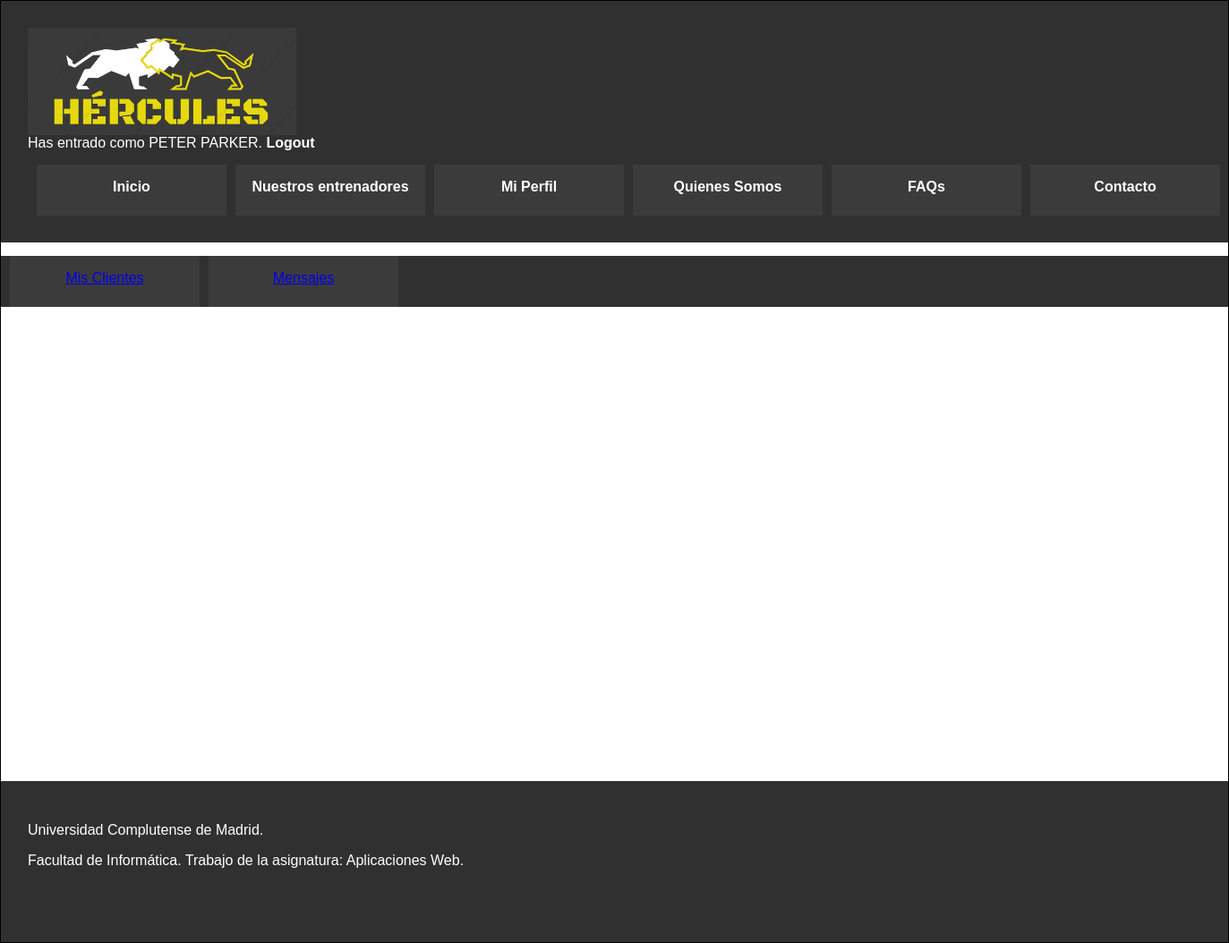
Page /miPerfilBuzon.php (signed in) on the earlier database version.
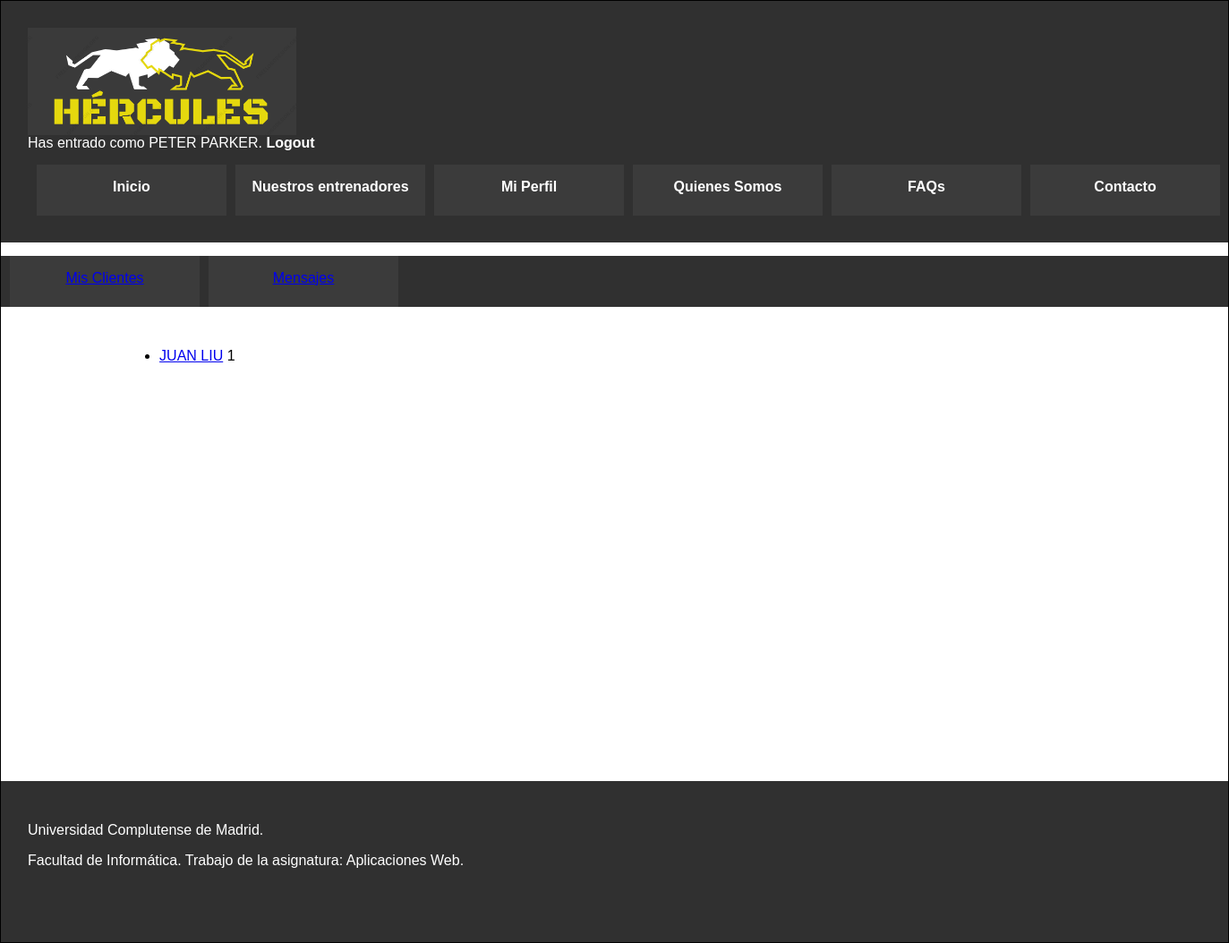
Same page on the later database version.
### tables this page shows
CREATE TABLE `mensajes` (
  `id` int(11) NOT NULL,
  `emisor` varchar(10) NOT NULL,
  `receptor` varchar(10) NOT NULL,
  `texto` text NOT NULL,
  `fecha` timestamp NOT NULL DEFAULT current_timestamp(),
  `del_1` varchar(10) NOT NULL DEFAULT '0',
  `del_2` varchar(10) NOT NULL DEFAULT '0',
  `visto` tinyint(1) NOT NULL DEFAULT 0
);

CREATE TABLE `usuario` (
  `nif` varchar(10) NOT NULL,
  `nombre` varchar(30) NOT NULL,
  `contrasenna` varchar(255) NOT NULL,
  `foto` varchar(30) DEFAULT NULL,
  `email` varchar(30) NOT NULL,
  `sexo` varchar(6) DEFAULT NULL,
  `fechaNac` date DEFAULT NULL,
  `telefono` varchar(15) DEFAULT NULL,
  `ubicacion` varchar(50) DEFAULT NULL,
  `peso` decimal(5,0) DEFAULT NULL,
  `altura` decimal(5,0) DEFAULT NULL,
  `preferencias` varchar(50) DEFAULT NULL,
  `tipoUsuario` tinyint(1) NOT NULL DEFAULT 0,
  `titulacion` varchar(30) DEFAULT NULL,
  `especialidad` varchar(50) DEFAULT NULL,
  `experiencia` varchar(30) DEFAULT NULL
);

### includes/TOs/TOUsuario.php (called while the page is built, shortened)
<?php
class TOUsuario {
    private $nif;
    private $nombre;
    private $tipoUsuario;
    public function __construct($nif = null, $nombre = null, $password = null, $foto = null, $email = null, $sexo = null, $fechaNac = null, $telefono = null, $ubicacion = null, $peso = null, $altura = null, $preferencias = null, $tipoUsuario = null, $titulacion= null, $especialidad = null, $experiencia = null){
      $this->nif = $nif;
      $this->nombre = $nombre;
      $this->tipoUsuario = $tipoUsuario;
    }
    public function getNif()
    {
        return $this->nif;
    }
    public function setNif($nif)
    {
        $this->nif = $nif;
    }
    public function getNombre()
    {
        return $this->nombre;
    }
    public function setNombre($nombre)
    {
        $this->nombre = $nombre;
    }
    public function getTipoUsuario()
    {
        return $this->tipoUsuario;
    }
    public function setTipoUsuario($tipoUsuario)
    {
        $this->tipoUsuario = $tipoUsuario;
    }
}
?>

### includes/DAOs/DAO.php (called while the page is built, shortened)
<?php
class DAO {
    private $servername = "localhost";
    private $username = "hercules";
    private $password = "iG8hC62acnPrvIeU";
    private $dbname = "hercules";
    private $mysqli = null;
    public function __construct(){
        if(!$this->mysqli){
            $this->mysqli = new mysqli($this->servername, $this->username, $this->password, $this->dbname);
        }
    }
    protected function consultarv2($sql){
        if ($sql != "") {
            $consulta = $this->mysqli->query($sql) or die ($this->mysqli->error. " en la linea ".(__LINE__-1));
            $tablaDatos = array();
            if (substr($sql, 0, 6) == "SELECT") {
                if ($consulta) {
                    while ($fila = mysqli_fetch_assoc($consulta)){
                        array_push($tablaDatos, $fila);
                    }
                }
            }
            return $tablaDatos;
        }
        else {
            return 0;
        }
    }
}
?>

### includes/controller.php (called while the page is built, shortened)
<?php
require_once(__DIR__ . '/DAOs/usuarioDAO.php');
require_once(__DIR__ . '/DAOs/mensajesDAO.php');
class controller{
   private $usuarioDAO;
    private $mensajesDAO;
    private static $instance = null;
    public function __construct(){
        $this->usuarioDAO = new UsuarioDAO();
        $this->mensajesDAO = new mensajesDAO();
    }
     public static function getInstance() {
        if (null === self::$instance) {
            self::$instance = new self();
        }
        return self::$instance;
    }
    public function cargarUsuario($nif){
        $cond= "nif = '". $nif ."'";
        $res=$this->usuarioDAO->selectUsuario('', $cond);
        if (count($res) == 1) {
            $row=$res[0];
            $usuario = new TOUsuario();
            $usuario->setNif($nif);
            $usuario->setNombre($row["nombre"]);
            $usuario->setPassword($row["contrasenna"]);
            $usuario->setEmail($row["email"]);
            $usuario->setSexo($row["sexo"]);
            $usuario->setFechaNac($row["fechaNac"]);
            $usuario->setTelefono($row["telefono"]);
            $usuario->setUbicacion($row["ubicacion"]);
            $usuario->setPeso($row["peso"]);
            $usuario->setAltura($row["altura"]);
            $usuario->setPreferencias($row["preferencias"]);
            $usuario->setTipoUsuario($row["tipoUsuario"]);
            $usuario->setTitulacion($row["titulacion"]);
            $usuario->setEspecialidad($row["especialidad"]);
            $usuario->setExperiencia($row["experiencia"]);
            return $usuario;
        } else{
            return 0;
        }
    }
    public function selectMensajes($col, $cond){
        return $this->mensajesDAO->select($col, $cond);
    }
}

### includes/config.php (called while the page is built, shortened)
<?php
require_once __DIR__.'/TOs/TOUsuario.php';
require_once __DIR__.'/controller.php';
$ctrl = controller::getInstance();
?>

### includes/DAOs/mensajesDAO.php (called while the page is built, shortened)
<?php
require_once(__DIR__.'/DAO.php');
class mensajesDAO extends DAO
{
    public function select($col, $cond){
        $query = "";
        if ($col == "") {
            $col = "*";
        }
        if ($cond == "") {
            $query = "SELECT ".$col." FROM mensajes";
        }
        else {
            $query = "SELECT ".$col." FROM mensajes WHERE ".$cond;
        }
        return $this->consultarv2($query);
    }
}
?>

### includes/DAOs/usuarioDAO.php (called while the page is built, shortened)
<?php
require_once(__DIR__.'/DAO.php');
require_once(__DIR__.'/../TOs/TOUsuario.php');
class UsuarioDAO extends DAO {
    public function selectUsuario($col, $cond){
        $query = "";
        if ($col == "") {
            $col = "*";
        }
        if ($cond == "") {
            $query = "SELECT ".$col." FROM usuario";
        }
        else {
            $query = "SELECT ".$col." FROM usuario WHERE ".$cond;
        }
        return $this->consultarv2($query);
    }
}
?>

### miPerfilBuzon.php (the view, shortened to what this page needs)
<?php
	require_once 'includes/config.php';
?>
<!DOCTYPE html>
<html>
<head>
	<link rel="stylesheet" type="text/css" href="includes/estilo.css" />
</head>
<body>
<div id="contenedor">
	<?php
		require('includes/comun/cabecera.php');
		require('miPerfilCabecera.php');
	?>
	<div id="contenido">
		<?php
		echo '<div id="chat">';
		$arr = $ctrl->selectMensajes('', "emisor='".$_SESSION["usuario"]->getNif()."' OR receptor='".$_SESSION["usuario"]->getNif()."'
            GROUP BY emisor, receptor");
		$no_visto = array();
		$user_arr = array();
		foreach($arr as $value) {
		    if ($_SESSION['usuario']->getNif() == $value['receptor'] && $value['visto'] == 0) {
		        if (!isset($no_visto[$value['emisor']])) {
		            $no_visto[$value['emisor']] = 1;
		        }
		        else {
		            $no_visto[$value['emisor']] += 1;
		        }
		    }
		}
		echo '<ul>';
		foreach($arr as $value) {
		    if ($_SESSION['usuario']->getNif() == $value['emisor']) {
		        if (!in_array($value['receptor'], $user_arr)) {
		            $aux = $ctrl->cargarUsuario($value['receptor']);
		            $str = '<a href="miPerfilBuzon.php?reciever='.$value['receptor'].'">'.$aux->getNombre().'</a> ';
		            if (isset($no_visto[$value['receptor']])) {
		                $str .= " ".$no_visto[$value['receptor']];
		            }
		            echo '<li>'.$str.'</li>';
		            $user_arr[] = $value['receptor'];
		        }
		    }
		}
		echo '</ul>';
		echo '</div>';
		?>
	</div>
	<?php
		require('includes/comun/pie.php');
	?>
</div>
</body>
</html>

### includes/comun/cabecera.php
<div id="cabecera">
	<section class="cabecera-flex">
		<img src="includes/img/Hercules_logo.png" width="300" height="120" alt="Logo de Hercules: la web">
    	<div class="saludo">
    		<?php
    		if (isset($_SESSION['login'])) {
    			echo  "Has entrado como " . $_SESSION['usuario']->getNombre() . ". ". '<a href= logout.php>' . "Logout" . '</a>';
    		}
    		else {
    			echo '<a href= login.php>Log in</a>';
    			echo '<br>';
    			echo '<a href= registro.php>Regístrate</a>';
    			echo '<br>';
    		}
    		?>
    	</div>
    	<div class="menu">
    		<ul>
    		  <li><a href= index.php>Inicio</a></li>
    		  <li><a href= entrenadores.php>Nuestros entrenadores</a></li>
    		  <li><a href= miPerfil.php>Mi Perfil</a></li>
    		  <li><a href= quienes_somos.php>Quienes Somos</a></li>
    		  <li><a href= faqs.php>FAQs</a></li>
    		  <li><a href= contacto.php>Contacto</a></li>
    		</ul>
    	</div>
	</section>
</div>

### miPerfilCabecera.php (shortened to what this page needs)
<?php
	require_once 'includes/config.php';
?>
<!DOCTYPE html>
<html>
<head>
	<link rel="stylesheet" type="text/css" href="includes/estilo.css" />
</head>
<body>
	<div class = "menu">
		<ul>
			<?php
				if ($_SESSION['usuario']->getTipoUsuario()) {
					echo '<li><a href= miPerfilMisClientes.php>Mis Clientes</a></li>';
				}
				else {
				   echo '<li><a href= miPerfilComidas.php>Comidas</a></li>';
					echo '<li><a href= miPerfilMisEntrenadores.php>Mis Entrenadores</a></li>';
				}
			?>
			<li><a href= miPerfilBuzon.php>Mensajes</a></li>
		</ul>
	</div>
</body>
</html>

### includes/comun/pie.php
<div id="pie">
	<p>Universidad Complutense de Madrid.</p>
	<p>Facultad de Informática. Trabajo de la asignatura: Aplicaciones Web.</p>
</div>

### includes/estilo.css (style rules this page uses)
body { width: 100%; font-family: "Trebuchet MS", Helvetica, sans-serif; margin: 0; padding: 0; background-color: white; }
div#contenedor { margin: auto; border: 1px solid black; background-color: white; }
div#cabecera { padding: 30px; height: auto; background-color: #303030; color: white; display: flex; }
div#cabecera a, div#cabecera a:visited { color: white; font-weight: bold; text-decoration: none; }
section.cabecera-flex { display: flex; flex-direction: column; }
div#contenido { padding-top: 30px; min-height: 500px; width: 80%; background-color: white; margin-left: 10%; }
div#pie { padding: 30px; height: 120px; background-color: #303030; color: white; }
div.menu { width: 100%; background-color: #303030; margin-top: 15px; }
div.menu ul { list-style-type: none; margin: 0; padding: 0; overflow: hidden; display: flex; flex-direction: row; }
div.menu ul li { background: #3b3b3b; color: #333; margin-left: 10px; font-size: 1em; padding: 1em; line-hight: 2; width: 180px; height: 25px; display: flex; justify-content: center; }
div.menu li { float: left; }

Differences in the rows shown:
added mensajes: receptor.nombre "JUAN LIU", receptor "1"
